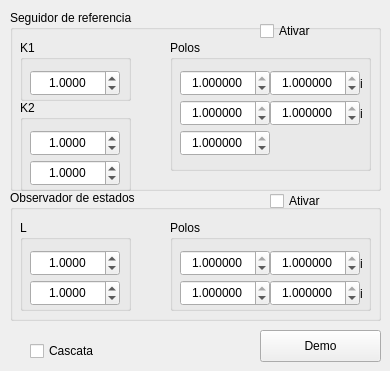
    <widget class="QWidget" name="tab_3">
     <attribute name="title">
      <string/>
     </attribute>
     <widget class="QGroupBox" name="groupBox_seguidorDeRef">
      <property name="geometry">
       <rect>
        <x>10</x>
        <y>10</y>
        <width>371</width>
        <height>181</height>
       </rect>
      </property>
      <property name="title">
       <string>Seguidor de referencia</string>
      </property>
      <widget class="QGroupBox" name="groupBox_k1">
       <property name="geometry">
        <rect>
         <x>10</x>
         <y>30</y>
         <width>111</width>
         <height>61</height>
        </rect>
       </property>
       <property name="title">
        <string>K1</string>
       </property>
       <widget class="QDoubleSpinBox" name="doubleSpinBox_k1">
        <property name="geometry">
         <rect>
          <x>10</x>
          <y>30</y>
          <width>90</width>
          <height>26</height>
         </rect>
        </property>
        <property name="sizePolicy">
         <sizepolicy hsizetype="Minimum" vsizetype="Minimum">
          <horstretch>0</horstretch>
          <verstretch>0</verstretch>
         </sizepolicy>
        </property>
        <property name="alignment">
         <set>Qt::AlignCenter</set>
        </property>
        <property name="decimals">
         <number>4</number>
        </property>
        <property name="minimum">
         <double>-100000.000000000000000</double>
        </property>
        <property name="maximum">
         <double>100000.000000000000000</double>
        </property>
        <property name="singleStep">
         <double>0.100000000000000</double>
        </property>
        <property name="value">
         <double>1.000000000000000</double>
        </property>
       </widget>
      </widget>
      <widget class="QGroupBox" name="groupBox_k2">
       <property name="geometry">
        <rect>
         <x>10</x>
         <y>90</y>
         <width>111</width>
         <height>91</height>
        </rect>
       </property>
       <property name="title">
        <string>K2</string>
       </property>
       <widget class="QDoubleSpinBox" name="doubleSpinBox_k2_1">
        <property name="geometry">
         <rect>
          <x>10</x>
          <y>30</y>
          <width>90</width>
          <height>26</height>
         </rect>
        </property>
        <property name="sizePolicy">
         <sizepolicy hsizetype="Minimum" vsizetype="Minimum">
          <horstretch>0</horstretch>
          <verstretch>0</verstretch>
         </sizepolicy>
        </property>
        <property name="alignment">
         <set>Qt::AlignCenter</set>
        </property>
        <property name="decimals">
         <number>4</number>
        </property>
        <property name="minimum">
         <double>-100000.000000000000000</double>
        </property>
        <property name="maximum">
         <double>100000.000000000000000</double>
        </property>
        <property name="singleStep">
         <double>0.100000000000000</double>
        </property>
        <property name="value">
         <double>1.000000000000000</double>
        </property>
       </widget>
       <widget class="QDoubleSpinBox" name="doubleSpinBox_k2_2">
        <property name="geometry">
         <rect>
          <x>10</x>
          <y>60</y>
          <width>90</width>
          <height>26</height>
         </rect>
        </property>
        <property name="sizePolicy">
         <sizepolicy hsizetype="Minimum" vsizetype="Minimum">
          <horstretch>0</horstretch>
          <verstretch>0</verstretch>
         </sizepolicy>
        </property>
        <property name="alignment">
         <set>Qt::AlignCenter</set>
        </property>
        <property name="decimals">
         <number>4</number>
        </property>
        <property name="minimum">
         <double>-100000.000000000000000</double>
        </property>
        <property name="maximum">
         <double>100000.000000000000000</double>
        </property>
        <property name="singleStep">
         <double>0.100000000000000</double>
        </property>
        <property name="value">
         <double>1.000000000000000</double>
        </property>
       </widget>
      </widget>
      <widget class="QGroupBox" name="groupBox_polos_seg">
       <property name="geometry">
        <rect>
         <x>160</x>
         <y>30</y>
         <width>201</width>
         <height>131</height>
        </rect>
       </property>
       <property name="title">
        <string>Polos</string>
       </property>
       <widget class="QDoubleSpinBox" name="doubleSpinBox_polo1Re_seg">
        <property name="geometry">
         <rect>
          <x>10</x>
          <y>30</y>
          <width>90</width>
          <height>26</height>
         </rect>
        </property>
        <property name="sizePolicy">
         <sizepolicy hsizetype="Minimum" vsizetype="Minimum">
          <horstretch>0</horstretch>
          <verstretch>0</verstretch>
         </sizepolicy>
        </property>
        <property name="alignment">
         <set>Qt::AlignCenter</set>
        </property>
        <property name="decimals">
         <number>6</number>
        </property>
        <property name="minimum">
         <double>-1.000000000000000</double>
        </property>
        <property name="maximum">
         <double>1.000000000000000</double>
        </property>
        <property name="singleStep">
         <double>0.010000000000000</double>
        </property>
        <property name="value">
         <double>1.000000000000000</double>
        </property>
       </widget>
       <widget class="QDoubleSpinBox" name="doubleSpinBox_polo2Re_seg">
        <property name="geometry">
         <rect>
          <x>10</x>
          <y>60</y>
          <width>90</width>
          <height>26</height>
         </rect>
        </property>
        <property name="sizePolicy">
         <sizepolicy hsizetype="Minimum" vsizetype="Minimum">
          <horstretch>0</horstretch>
          <verstretch>0</verstretch>
         </sizepolicy>
        </property>
        <property name="alignment">
         <set>Qt::AlignCenter</set>
        </property>
        <property name="decimals">
         <number>6</number>
        </property>
        <property name="minimum">
         <double>-1.000000000000000</double>
        </property>
        <property name="maximum">
         <double>1.000000000000000</double>
        </property>
        <property name="singleStep">
         <double>0.010000000000000</double>
        </property>
        <property name="value">
         <double>1.000000000000000</double>
        </property>
       </widget>
       <widget class="QDoubleSpinBox" name="doubleSpinBox_polo1Im_seg">
        <property name="geometry">
         <rect>
          <x>100</x>
          <y>30</y>
          <width>90</width>
          <height>26</height>
         </rect>
        </property>
        <property name="sizePolicy">
         <sizepolicy hsizetype="Minimum" vsizetype="Minimum">
          <horstretch>0</horstretch>
          <verstretch>0</verstretch>
         </sizepolicy>
        </property>
        <property name="alignment">
         <set>Qt::AlignCenter</set>
        </property>
        <property name="decimals">
         <number>6</number>
        </property>
        <property name="minimum">
         <double>-1.000000000000000</double>
        </property>
        <property name="maximum">
         <double>1.000000000000000</double>
        </property>
        <property name="singleStep">
         <double>0.010000000000000</double>
        </property>
        <property name="value">
         <double>1.000000000000000</double>
        </property>
       </widget>
       <widget class="QDoubleSpinBox" name="doubleSpinBox_polo2Im_seg">
        <property name="geometry">
         <rect>
          <x>100</x>
          <y>60</y>
          <width>90</width>
          <height>26</height>
         </rect>
        </property>
        <property name="sizePolicy">
         <sizepolicy hsizetype="Minimum" vsizetype="Minimum">
          <horstretch>0</horstretch>
          <verstretch>0</verstretch>
         </sizepolicy>
        </property>
        <property name="alignment">
         <set>Qt::AlignCenter</set>
        </property>
        <property name="decimals">
         <number>6</number>
        </property>
        <property name="minimum">
         <double>-1.000000000000000</double>
        </property>
        <property name="maximum">
         <double>1.000000000000000</double>
        </property>
        <property name="singleStep">
         <double>0.010000000000000</double>
        </property>
        <property name="value">
         <double>1.000000000000000</double>
        </property>
       </widget>
       <widget class="QLabel" name="label_p1i_seg">
        <property name="geometry">
         <rect>
          <x>190</x>
          <y>35</y>
          <width>16</width>
          <height>17</height>
         </rect>
        </property>
        <property name="text">
         <string>i</string>
        </property>
       </widget>
       <widget class="QLabel" name="label_p2i_seg">
        <property name="geometry">
         <rect>
          <x>190</x>
          <y>65</y>
          <width>16</width>
          <height>17</height>
         </rect>
        </property>
        <property name="text">
         <string>i</string>
        </property>
       </widget>
       <widget class="QDoubleSpinBox" name="doubleSpinBox_polo3Re_seg">
        <property name="geometry">
         <rect>
          <x>10</x>
          <y>90</y>
          <width>90</width>
          <height>26</height>
         </rect>
        </property>
        <property name="sizePolicy">
         <sizepolicy hsizetype="Minimum" vsizetype="Minimum">
          <horstretch>0</horstretch>
          <verstretch>0</verstretch>
         </sizepolicy>
        </property>
        <property name="alignment">
         <set>Qt::AlignCenter</set>
        </property>
        <property name="decimals">
         <number>6</number>
        </property>
        <property name="minimum">
         <double>-1.000000000000000</double>
        </property>
        <property name="maximum">
         <double>1.000000000000000</double>
        </property>
        <property name="singleStep">
         <double>0.010000000000000</double>
        </property>
        <property name="value">
         <double>1.000000000000000</double>
        </property>
       </widget>
      </widget>
      <widget class="QCheckBox" name="checkBox_seguidor_ativar">
       <property name="geometry">
        <rect>
         <x>250</x>
         <y>10</y>
         <width>97</width>
         <height>22</height>
        </rect>
       </property>
       <property name="text">
        <string>Ativar</string>
       </property>
      </widget>
     </widget>
     <widget class="QPushButton" name="demo">
      <property name="geometry">
       <rect>
        <x>260</x>
        <y>330</y>
        <width>121</width>
        <height>32</height>
       </rect>
      </property>
      <property name="text">
       <string>Demo</string>
      </property>
      <property name="checkable">
       <bool>true</bool>
      </property>
      <property name="checked">
       <bool>false</bool>
      </property>
     </widget>
     <widget class="QGroupBox" name="groupBox_Observador">
      <property name="geometry">
       <rect>
        <x>10</x>
        <y>190</y>
        <width>371</width>
        <height>131</height>
       </rect>
      </property>
      <property name="title">
       <string>Observador de estados</string>
      </property>
      <widget class="QGroupBox" name="groupBox_polos_ob">
       <property name="geometry">
        <rect>
         <x>160</x>
         <y>30</y>
         <width>201</width>
         <height>91</height>
        </rect>
       </property>
       <property name="title">
        <string>Polos</string>
       </property>
       <widget class="QDoubleSpinBox" name="doubleSpinBox_polo1Re_ob">
        <property name="geometry">
         <rect>
          <x>10</x>
          <y>30</y>
          <width>90</width>
          <height>26</height>
         </rect>
        </property>
        <property name="sizePolicy">
         <sizepolicy hsizetype="Minimum" vsizetype="Minimum">
          <horstretch>0</horstretch>
          <verstretch>0</verstretch>
         </sizepolicy>
        </property>
        <property name="alignment">
         <set>Qt::AlignCenter</set>
        </property>
        <property name="decimals">
         <number>6</number>
        </property>
        <property name="minimum">
         <double>-1.000000000000000</double>
        </property>
        <property name="maximum">
         <double>1.000000000000000</double>
        </property>
        <property name="singleStep">
         <double>0.010000000000000</double>
        </property>
        <property name="value">
         <double>1.000000000000000</double>
        </property>
       </widget>
       <widget class="QDoubleSpinBox" name="doubleSpinBox_polo2Re_ob">
        <property name="geometry">
         <rect>
          <x>10</x>
          <y>60</y>
          <width>90</width>
          <height>26</height>
         </rect>
        </property>
        <property name="sizePolicy">
         <sizepolicy hsizetype="Minimum" vsizetype="Minimum">
          <horstretch>0</horstretch>
          <verstretch>0</verstretch>
         </sizepolicy>
        </property>
        <property name="alignment">
         <set>Qt::AlignCenter</set>
        </property>
        <property name="decimals">
         <number>6</number>
        </property>
        <property name="minimum">
         <double>-1.000000000000000</double>
        </property>
        <property name="maximum">
         <double>1.000000000000000</double>
        </property>
        <property name="singleStep">
         <double>0.010000000000000</double>
        </property>
        <property name="value">
         <double>1.000000000000000</double>
        </property>
       </widget>
       <widget class="QDoubleSpinBox" name="doubleSpinBox_polo1Im_ob">
        <property name="geometry">
         <rect>
          <x>100</x>
          <y>30</y>
          <width>90</width>
          <height>26</height>
         </rect>
        </property>
        <property name="sizePolicy">
         <sizepolicy hsizetype="Minimum" vsizetype="Minimum">
          <horstretch>0</horstretch>
          <verstretch>0</verstretch>
         </sizepolicy>
        </property>
        <property name="alignment">
         <set>Qt::AlignCenter</set>
        </property>
        <property name="decimals">
         <number>6</number>
        </property>
        <property name="minimum">
         <double>-1.000000000000000</double>
        </property>
        <property name="maximum">
         <double>1.000000000000000</double>
        </property>
        <property name="singleStep">
         <double>0.010000000000000</double>
        </property>
        <property name="value">
         <double>1.000000000000000</double>
        </property>
       </widget>
       <widget class="QDoubleSpinBox" name="doubleSpinBox_polo2Im_ob">
        <property name="geometry">
         <rect>
          <x>100</x>
          <y>60</y>
          <width>90</width>
          <height>26</height>
         </rect>
        </property>
        <property name="sizePolicy">
         <sizepolicy hsizetype="Minimum" vsizetype="Minimum">
          <horstretch>0</horstretch>
          <verstretch>0</verstretch>
         </sizepolicy>
        </property>
        <property name="alignment">
         <set>Qt::AlignCenter</set>
        </property>
        <property name="decimals">
         <number>6</number>
        </property>
        <property name="minimum">
         <double>-1.000000000000000</double>
        </property>
        <property name="maximum">
         <double>1.000000000000000</double>
        </property>
        <property name="singleStep">
         <double>0.010000000000000</double>
        </property>
        <property name="value">
         <double>1.000000000000000</double>
        </property>
       </widget>
       <widget class="QLabel" name="label_p1i_ob">
        <property name="geometry">
         <rect>
          <x>190</x>
          <y>35</y>
          <width>16</width>
          <height>17</height>
         </rect>
        </property>
        <property name="text">
         <string>i</string>
        </property>
       </widget>
       <widget class="QLabel" name="label_p2i_ob">
        <property name="geometry">
         <rect>
          <x>190</x>
          <y>65</y>
          <width>16</width>
          <height>17</height>
         </rect>
        </property>
        <property name="text">
         <string>i</string>
        </property>
       </widget>
      </widget>
      <widget class="QGroupBox" name="groupBox_l">
       <property name="geometry">
        <rect>
         <x>10</x>
         <y>30</y>
         <width>111</width>
         <height>91</height>
        </rect>
       </property>
       <property name="title">
        <string>L</string>
       </property>
       <widget class="QDoubleSpinBox" name="doubleSpinBox_l1">
        <property name="geometry">
         <rect>
          <x>10</x>
          <y>30</y>
          <width>90</width>
          <height>26</height>
         </rect>
        </property>
        <property name="sizePolicy">
         <sizepolicy hsizetype="Minimum" vsizetype="Minimum">
          <horstretch>0</horstretch>
          <verstretch>0</verstretch>
         </sizepolicy>
        </property>
        <property name="alignment">
         <set>Qt::AlignCenter</set>
        </property>
        <property name="decimals">
         <number>4</number>
        </property>
        <property name="minimum">
         <double>-100000.000000000000000</double>
        </property>
        <property name="maximum">
         <double>100000.000000000000000</double>
        </property>
        <property name="singleStep">
         <double>0.010000000000000</double>
        </property>
        <property name="value">
         <double>1.000000000000000</double>
        </property>
       </widget>
       <widget class="QDoubleSpinBox" name="doubleSpinBox_l2">
        <property name="geometry">
         <rect>
          <x>10</x>
          <y>60</y>
          <width>90</width>
          <height>26</height>
         </rect>
        </property>
        <property name="sizePolicy">
         <sizepolicy hsizetype="Minimum" vsizetype="Minimum">
          <horstretch>0</horstretch>
          <verstretch>0</verstretch>
         </sizepolicy>
        </property>
        <property name="alignment">
         <set>Qt::AlignCenter</set>
        </property>
        <property name="decimals">
         <number>4</number>
        </property>
        <property name="minimum">
         <double>-100000.000000000000000</double>
        </property>
        <property name="maximum">
         <double>100000.000000000000000</double>
        </property>
        <property name="singleStep">
         <double>0.010000000000000</double>
        </property>
        <property name="value">
         <double>1.000000000000000</double>
        </property>
       </widget>
      </widget>
      <widget class="QCheckBox" name="checkBox_observador_ativar">
       <property name="geometry">
        <rect>
         <x>260</x>
         <y>0</y>
         <width>97</width>
         <height>22</height>
        </rect>
       </property>
       <property name="text">
        <string>Ativar</string>
       </property>
      </widget>
     </widget>
     <widget class="QCheckBox" name="checkBox_9">
      <property name="enabled">
       <bool>true</bool>
      </property>
      <property name="geometry">
       <rect>
        <x>30</x>
        <y>340</y>
        <width>97</width>
        <height>22</height>
       </rect>
      </property>
      <property name="text">
       <string>Cascata</string>
      </property>
      <property name="checked">
       <bool>false</bool>
      </property>
     </widget>
    </widget>
